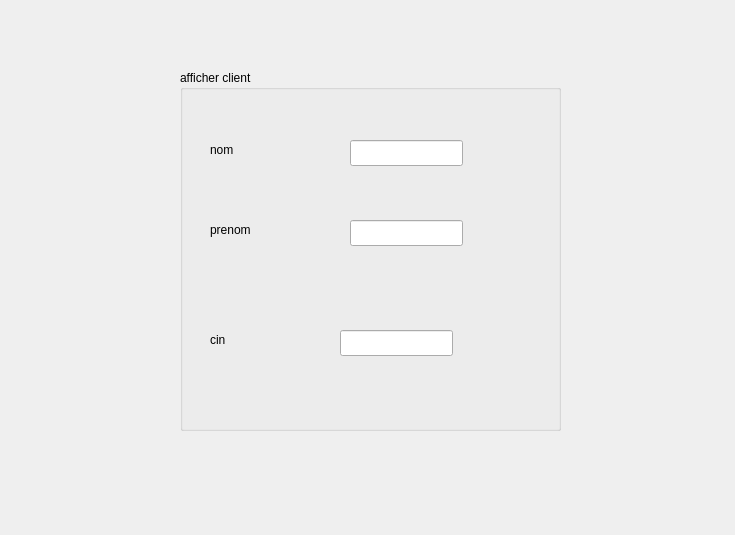
<?xml version="1.0" encoding="UTF-8"?>
<ui version="4.0">
 <class>Dialog</class>
 <widget class="QDialog" name="Dialog">
  <property name="geometry">
   <rect>
    <x>0</x>
    <y>0</y>
    <width>735</width>
    <height>535</height>
   </rect>
  </property>
  <property name="windowTitle">
   <string>afficher client</string>
  </property>
  <widget class="QGroupBox" name="groupBox">
   <property name="geometry">
    <rect>
     <x>180</x>
     <y>70</y>
     <width>381</width>
     <height>361</height>
    </rect>
   </property>
   <property name="title">
    <string>afficher client </string>
   </property>
   <widget class="QLabel" name="label">
    <property name="geometry">
     <rect>
      <x>30</x>
      <y>70</y>
      <width>63</width>
      <height>20</height>
     </rect>
    </property>
    <property name="text">
     <string>nom</string>
    </property>
   </widget>
   <widget class="QLabel" name="label_2">
    <property name="geometry">
     <rect>
      <x>30</x>
      <y>150</y>
      <width>63</width>
      <height>20</height>
     </rect>
    </property>
    <property name="text">
     <string>prenom</string>
    </property>
   </widget>
   <widget class="QLabel" name="label_3">
    <property name="geometry">
     <rect>
      <x>30</x>
      <y>260</y>
      <width>63</width>
      <height>20</height>
     </rect>
    </property>
    <property name="text">
     <string>cin</string>
    </property>
   </widget>
   <widget class="QLineEdit" name="lineedit_nom2">
    <property name="geometry">
     <rect>
      <x>170</x>
      <y>70</y>
      <width>113</width>
      <height>26</height>
     </rect>
    </property>
    <property name="readOnly">
     <bool>true</bool>
    </property>
   </widget>
   <widget class="QLineEdit" name="lineedit_prenom2">
    <property name="geometry">
     <rect>
      <x>170</x>
      <y>150</y>
      <width>113</width>
      <height>26</height>
     </rect>
    </property>
    <property name="readOnly">
     <bool>true</bool>
    </property>
   </widget>
   <widget class="QLineEdit" name="lineedit_cin2">
    <property name="geometry">
     <rect>
      <x>160</x>
      <y>260</y>
      <width>113</width>
      <height>26</height>
     </rect>
    </property>
    <property name="readOnly">
     <bool>true</bool>
    </property>
   </widget>
  </widget>
 </widget>
 <resources/>
 <connections/>
</ui>
